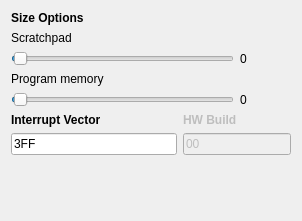
<?xml version="1.0" encoding="UTF-8"?>
<ui version="4.0">
 <class>Projectcfg_Memory</class>
 <widget class="QWidget" name="Projectcfg_Memory">
  <property name="geometry">
   <rect>
    <x>0</x>
    <y>0</y>
    <width>302</width>
    <height>221</height>
   </rect>
  </property>
  <property name="windowTitle">
   <string>Form</string>
  </property>
  <layout class="QGridLayout" name="gridLayout">
   <item row="6" column="1" colspan="2">
    <widget class="QLineEdit" name="leHWBuild">
     <property name="enabled">
      <bool>false</bool>
     </property>
     <property name="text">
      <string>00</string>
     </property>
    </widget>
   </item>
   <item row="6" column="0">
    <widget class="QLineEdit" name="leIntVector">
     <property name="text">
      <string>3FF</string>
     </property>
    </widget>
   </item>
   <item row="5" column="1" colspan="2">
    <widget class="QLabel" name="lblHWBuild">
     <property name="enabled">
      <bool>false</bool>
     </property>
     <property name="font">
      <font>
       <weight>75</weight>
       <bold>true</bold>
      </font>
     </property>
     <property name="text">
      <string>HW Build</string>
     </property>
    </widget>
   </item>
   <item row="1" column="0">
    <widget class="QLabel" name="label_7">
     <property name="text">
      <string>Scratchpad</string>
     </property>
    </widget>
   </item>
   <item row="3" column="0">
    <widget class="QLabel" name="label_8">
     <property name="text">
      <string>Program memory</string>
     </property>
    </widget>
   </item>
   <item row="4" column="2">
    <widget class="QLabel" name="lblProgMem">
     <property name="text">
      <string>0</string>
     </property>
    </widget>
   </item>
   <item row="4" column="0" colspan="2">
    <widget class="QSlider" name="sldProgMem">
     <property name="minimum">
      <number>-1</number>
     </property>
     <property name="value">
      <number>0</number>
     </property>
     <property name="orientation">
      <enum>Qt::Horizontal</enum>
     </property>
    </widget>
   </item>
   <item row="2" column="2">
    <widget class="QLabel" name="lblScratchpad">
     <property name="text">
      <string>0</string>
     </property>
    </widget>
   </item>
   <item row="2" column="0" colspan="2">
    <widget class="QSlider" name="sldScratchpad">
     <property name="minimum">
      <number>-1</number>
     </property>
     <property name="orientation">
      <enum>Qt::Horizontal</enum>
     </property>
    </widget>
   </item>
   <item row="5" column="0">
    <widget class="QLabel" name="label_5">
     <property name="font">
      <font>
       <weight>75</weight>
       <bold>true</bold>
      </font>
     </property>
     <property name="text">
      <string>Interrupt Vector</string>
     </property>
    </widget>
   </item>
   <item row="0" column="0">
    <widget class="QLabel" name="label_6">
     <property name="font">
      <font>
       <weight>75</weight>
       <bold>true</bold>
      </font>
     </property>
     <property name="text">
      <string>Size Options</string>
     </property>
    </widget>
   </item>
   <item row="7" column="0" colspan="2">
    <spacer name="verticalSpacer">
     <property name="orientation">
      <enum>Qt::Vertical</enum>
     </property>
     <property name="sizeHint" stdset="0">
      <size>
       <width>20</width>
       <height>40</height>
      </size>
     </property>
    </spacer>
   </item>
  </layout>
 </widget>
 <resources/>
 <connections/>
</ui>
